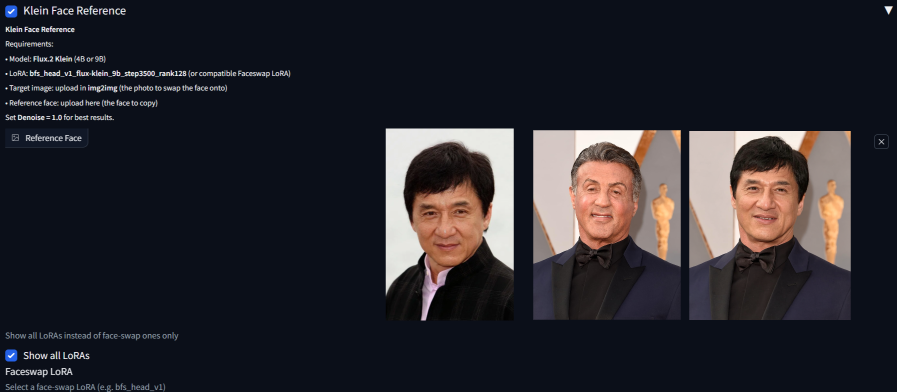
#> input picture assets/klein-head-swap.png, 1794 x 784 px (shown at 1/2 size); its folder holds only this picture in this run
$ python -i identity.py   (imports and definitions only)
#> lines starting #> are read from the running program, lines starting #| are printed output that depends on the picture
#> further down, picture is the input picture: PIL image 1794x784 RGBA; mean R, G, B, A 40.9, 39.4, 45.5, 255
### khs/core.py
"""Deterministic planning, image geometry and versioned settings. No Forge imports."""
from __future__ import annotations

from collections import OrderedDict
from dataclasses import asdict, dataclass
import hashlib
import json
import math
import os
from pathlib import Path
import random
import re
import tempfile
import threading

import numpy as np
from PIL import Image, ImageDraw, ImageFilter, ImageOps
from . import data
from .negative_catalog import CATALOG

VERSION = '1.0'
LEGACY_KEYS = [
    'enable','headshots','lora_dropdown','lora_strength','char_lora_name','char_lora_strength','char_lora_trigger',
    'hairstyle','hair_color','makeup','expression','expression_strength','lighting','age','ethnicity','camera',
    'neg_preset_dropdown','neg_prompt_enable','neg_prompt_text','resolution_dropdown','auto_prompt','force_klein',
    'prevent_extra_head','hdr_enable','hdr_gain','dof_blur','grain_amount','sharpness','latent_sharpness','latent_kernel_size',
    'pick_mode','no_ref_diag','rand_hairstyle','rand_hair_color','rand_makeup','rand_expression','rand_lighting','rand_age',
    'rand_ethnicity','rand_camera','preset_dropdown','preset_save_name','preset_save_btn','preset_delete_btn','seed_lock',
    'block_tattoos','block_crosses','block_sindoor_bindi','block_piercings','perfect_ratio','neg_cfg_boost','blend_slider',
    'blend_order','blend_lora_boost','blend_preview','auto_pick_best','rotate_top_only','manual_slot','auto_adapt',
    'ratio_lock','ratio_mode','ratio_status','dominant_pos','ban_bindi','ban_earrings','ban_tattoos','ban_piercings','ban_cross',
    'pos_status','ban_channel',
]
NEW_KEYS = ['edit_scope','target_face','crop_padding','mask_feather','custom_mask','earrings','reference_framing',
            'reference_budget','tiny_head_boost','strict_adapter','color_match','cache_encodes','ban_jewelry',
            'removal_priority','match_sharpness','geometry_match','quality_strict','keep_original_canvas',
            'identity_check','identity_threshold','geometry_correct','moire_enabled','moire_strength','auto_model_adapter','qwen_detail_crop',
            'zimage_variant','zimage_denoise','zimage_mask_source','sam3_checkpoint','sam3_device','sam3_quantization','sam3_enabled','cleanup_mask']
ARG_KEYS = LEGACY_KEYS + NEW_KEYS
APPEARANCE = ('bindi','earrings','tattoos','piercings','cross','jewelry')
POLICIES = ['Preserve', 'Remove', 'Use prompt / preset']
RATIO_MODES = ['Strict (match target head size exactly)', 'Strict + neck match', 'Balanced (allow tiny hair-volume change)']
CATEGORIES = ['hairstyle','hair_color','makeup','expression','lighting','age','ethnicity','camera','earrings']
DEFAULTS = {k:False for k in ARG_KEYS}
DEFAULTS.update(qwen_detail_crop=True,auto_model_adapter=True,enable=False,headshots=None,lora_dropdown='Auto (match model)',lora_strength=1.0,
    char_lora_name='None (skip)',char_lora_strength=0.7,char_lora_trigger='',expression_strength=1.0,
    neg_preset_dropdown='None',neg_prompt_enable=False,neg_prompt_text='',resolution_dropdown='1024',auto_prompt=True,
    prevent_extra_head=True,hdr_gain=0.25,dof_blur=0.0,grain_amount=0.0,sharpness=0,latent_sharpness=0,
    latent_kernel_size='3x3',pick_mode='Best match (smart, no rotation)',manual_slot='Auto (no override)',
    auto_pick_best=True,rotate_top_only=True,auto_adapt=True,ratio_lock=True,ratio_mode=RATIO_MODES[1],
    dominant_pos=True,blend_slider=50,blend_order='Extension instruction first',blend_lora_boost=False,
    ban_channel='Positive + Negative (uses at least CFG 1.1)',edit_scope='Protected head edit',target_face=1,crop_padding=0.55,
    mask_feather=0.08,custom_mask=None,reference_framing='Head crop (recommended)',reference_budget=2.5,
    tiny_head_boost=False,strict_adapter=True,color_match=0.35,cache_encodes=True,removal_priority=True,
    match_sharpness=True,geometry_match=True,quality_strict=False,keep_original_canvas=True,
    identity_check=True,identity_threshold=0.363,geometry_correct=False,moire_enabled=False,moire_strength=0.5,
    zimage_variant='Turbo',zimage_denoise=0.65,zimage_mask_source='SAM3 (optional)',sam3_checkpoint='',
    sam3_enabled=False,
    sam3_device='Auto (detected)',sam3_quantization='Auto (detected)',cleanup_mask=None)
DEFAULTS.update({k:[] for k in CATEGORIES})
DEFAULTS.update({'ban_'+k:'Remove' for k in APPEARANCE})
EXCLUDE_SAVE = {'cleanup_mask','enable','headshots','custom_mask','preset_dropdown','preset_save_name','preset_save_btn',
                'preset_delete_btn','blend_preview','ratio_status','pos_status'}
DEPRECATED = {'block_tattoos','block_crosses','block_sindoor_bindi','block_piercings','perfect_ratio',
              'neg_cfg_boost','force_klein','dominant_pos'}
SAVE_KEYS = [k for k in ARG_KEYS if k not in EXCLUDE_SAVE | DEPRECATED]
_PRESET_LOCK = threading.RLock()

# [123 lines left out: functions identity_setup, normalize, load_custom, choices, load_presets, save_preset and 1 more, not called in this run]

TOKEN = re.compile(r'<lora:([^>]+)>',re.I)
BAN_PATTERNS={
 'bindi':r'\b(?:bindis?|sindoor|tikka|tika|tilaka?|kumkum|chandlo|bottu|pottu|vermilli?on|vermilion|maang tikka)\b',
 'earrings':r'\b(?:earrings?|ear rings?|jhumkas?|(?:hoop|stud|drop|dangling) earrings?|ear studs?)\b',
 'tattoos':r'\b(?:tattoos?|inked skin|body art|sleeve ink|henna|mehndi|body ink)\b',
 'piercings':r'\b(?:piercings?|belly rings?|navel rings?|nose rings?|nose pins?|septum rings?|belly button piercing)\b',
 'cross':r'\b(?:cross(?:es)?(?![- ](?:legged|body|armed|stitch))|crucifixes|crucifix)\b',
 'jewelry':r'\b(?:jewel(?:ry|lery)|earrings?|necklaces?|pendants?|chokers?|bracelets?|bangles?|anklets?|brooches?|nose pins?|wedding rings?|toe rings?)\b',
}
BAN_POS={'bindi':'remove every bindi, sindoor, tikka, tilak, kumkum and forehead ornament; bare forehead and unmarked hair parting',
         'earrings':'remove all earrings and ear ornaments; bare earlobes',
         'tattoos':'remove every tattoo, henna design, body ink and tattoo remnant anywhere on visible skin, including face, neck, torso, back, arms, hands, legs and feet; preserve natural pores and skin texture',
         'piercings':'remove all body piercings and piercing jewelry everywhere, including ears, nose, septum, lips, eyebrows, tongue, chest, navel and dermal studs; natural skin without rings, studs or barbells',
         'cross':'remove all cross symbols, crucifixes and cross ornaments anywhere in the image',
         'jewelry':'remove all jewelry, necklaces, pendants, bangles, bracelets, rings, anklets, brooches and nose pins'}
ZIMAGE_CLEAN_POS={
    'bindi':'plain unmarked forehead and natural clean hair parting',
    'earrings':'bare natural earlobes',
    'tattoos':'clear natural visible skin with consistent pores and texture',
    'piercings':'natural unadorned nose, ears, lips, eyebrows and visible skin',
    'cross':'plain clothing and background without added symbols',
    'jewelry':'unadorned neck, wrists, hands, ankles and nose',
}
BAN_NEG={'bindi':['bindi','sindoor','forehead mark'],'earrings':['earrings','ear jewelry'],
         'tattoos':['tattoos','inked skin'],'piercings':['body piercing','navel piercing'],
         'cross':['cross symbol','crucifix']}
BAN_NEG.update({key:CATALOG[key] for key in APPEARANCE})

def has_speed_lora(text):
    return any(re.search(r'turbo|lightning|distill',tag.split(':',1)[0],re.I) for tag in TOKEN.findall(str(text)))

# [37 lines left out: functions affirmative_mention, clean_name, adapter_family, not called in this run]

FAMILY_LABEL={'klein':'Klein','qwen':'Qwen Image','zimage':'Z-Image','krea':'Krea2'}

# [67 lines left out: functions compatible_adapter, select_adapter, remap_picture_refs, merge_negatives, _resolve_category, not called in this run]

@dataclass
class Plan:
    positive: str
    negative: str
    cfg: float
    seed: int
    fs_strength: float
    choices: dict
    appearance: dict
    notes: list
    token_count: int | None = None
    def report(self): return {**asdict(self),'negative_guidance_active':self.cfg!=1.0}

# [162 lines left out: functions build_plan, build_zimage_plan, rgb_image, gallery_images, not called in this run]

def image_hash(im):
    digest=hashlib.sha256(f'{im.mode}:{im.size}'.encode()); digest.update(im.tobytes()); return digest.hexdigest()

# [139 lines left out: functions face_crop, metrics, score_refs, top_cluster, select_reference, prepare_reference and 6 more, not called in this run]

@dataclass
class EditRegion:
    original: Image.Image
    box: tuple
    mask: Image.Image
    crop: Image.Image

# [282 lines left out: functions build_region, composite_region, scale_pose, align_protected_head, correct_head_scale, match_local_sharpness, not called in this run]

class BoundedCache:
    def __init__(self,max_bytes=256*1024**2): self.max_bytes=max_bytes; self.items=OrderedDict(); self.bytes=0
    def get(self,key):
        if key not in self.items: return None
        value,size=self.items.pop(key); self.items[key]=(value,size); return value
    # [5 lines left out: function put, not called in this run]
    def clear(self): self.items.clear(); self.bytes=0


# [13 lines left out: function alignment_improves, not called in this run]

### khs/identity.py
"""Local advisory face verification. One CPU worker, bounded inputs and history.

No downloads, Forge imports, GPU work, image writes, or persistent face embeddings.
"""
from collections import OrderedDict
from concurrent.futures import ThreadPoolExecutor, CancelledError
from dataclasses import dataclass
import copy
import hashlib
import math
from pathlib import Path
import threading
import time
import uuid

import numpy as np
from PIL import Image
from . import core

MODELS = {
    'face_detection_yunet_2023mar.onnx': '8f2383e4dd3cfbb4553ea8718107fc0423210dc964f9f4280604804ed2552fa4',
    'face_recognition_sface_2021dec.onnx': '0ba9fbfa01b5270c96627c4ef784da859931e02f04419c829e83484087c34e79',
}

# [30 lines left out: functions normalized, similarity, compare, not called in this run]

@dataclass
class Sample:
    image: Image.Image
    expected: dict | None
    scale: tuple
    offset: tuple
    fingerprint: str
    canvas_size: tuple

def sample(image,expected=None):
    """Limit retained pixels before handing data to a worker; keep coordinate mapping."""
    image=image.convert('RGB'); fingerprint=core.image_hash(image); canvas_size=image.size
#> after `canvas_size = image.size`: canvas_size = (1794, 784)
    x=y=0
    if expected:
        a,b,c,d=expected['box']; w=c-a; h=d-b
        x=max(0,int(a-w)); y=max(0,int(b-h))
        image=image.crop((x,y,min(image.width,math.ceil(c+w)),min(image.height,math.ceil(d+h))))
    scale=min(1,768/max(image.size))
#> scale = 0.428
    size=(max(1,round(image.width*scale)),max(1,round(image.height*scale)))
#> size = (768, 336)
    reduced=image.resize(size,Image.Resampling.LANCZOS)
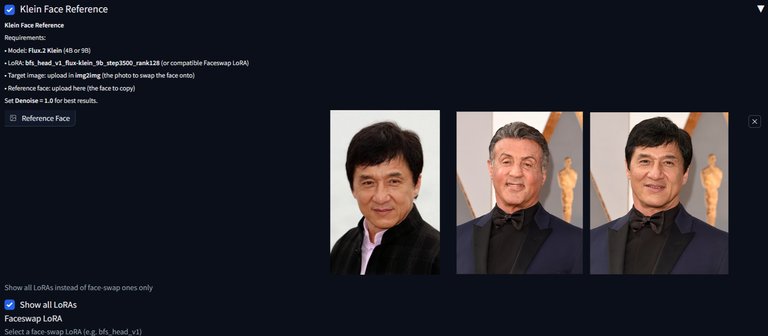
#> reduced: PIL image 768x336 RGB; mean R, G, B 40.9, 39.4, 45.5
    mapped=core.scale_pose(expected,image.size,size,(x,y)) if expected else None
    # Rounding may make x/y scaling slightly different; preserve them separately.
    return Sample(reduced,mapped,(size[0]/image.width,size[1]/image.height),(x,y),fingerprint,canvas_size)

class Engine:
    """Owned by a single worker; native inference explicitly uses the CPU backend."""
    def __init__(self,model_dir):
        self.model_dir=Path(model_dir); self.detector=None; self.recognizer=None; self.cv=None
        self.cache=OrderedDict()
    # [75 lines left out: functions ready, describe, audit, not called in this run]

class Auditor:
    """Thread-safe history; workers never touch Forge requests or images on disk."""
    # [4 lines left out: function __init__, not called in this run]
    def availability(self):
        missing=[name for name in MODELS if not (self.model_dir/name).is_file()]
        return 'Ready for local CPU checks.' if not missing else 'Face-match models missing; see docs/IDENTITY.md.'
    # [24 lines left out: function submit, not called in this run]
    def _update(self,ticket,values):
        with self.lock:
            if ticket in self.records: self.records[ticket].update(values)
    # [9 lines left out: function _complete, not called in this run]
    def snapshot(self):
        with self.lock: return copy.deepcopy(list(self.records.values()))
    # [14 lines left out: functions close, table, not called in this run]

>>> from PIL import Image
>>> picture = Image.open('../assets/klein-head-swap.png')
>>> result = sample(picture)
